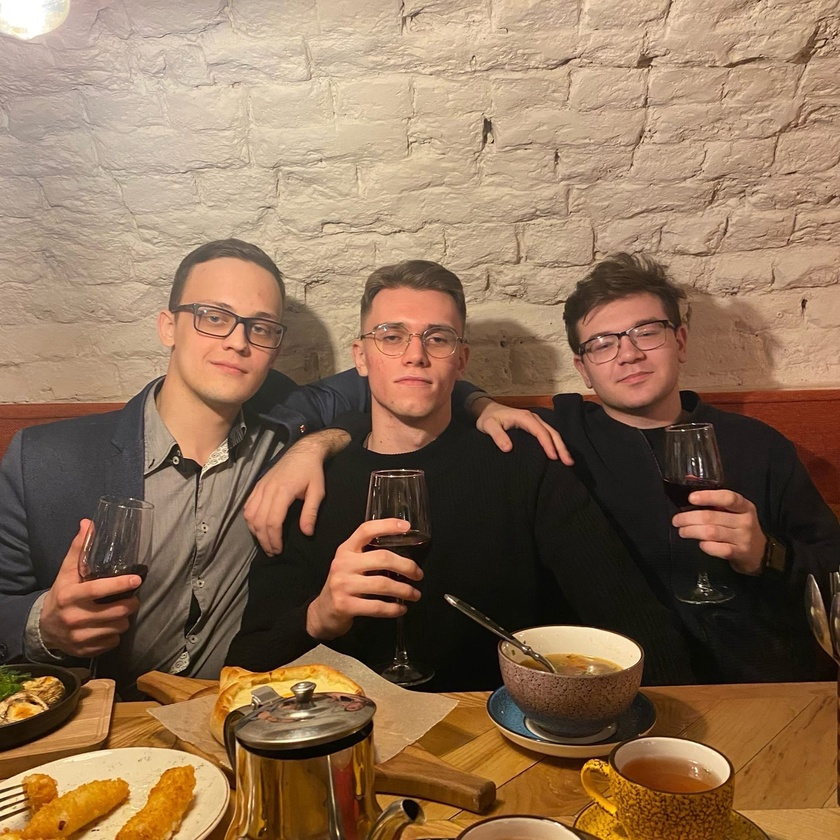
#> input picture src/photos/boys.jpg, 840 x 840 px, shrunk from 1280 x 1280 before the run
$ python FacedetectionStillImage.py
#> lines starting #> are read from the running program, lines starting #| are printed output that depends on the picture; after the words box and inside, x2 and y2 are one past the last pixel; in counts of white or black regions, pixels touching at a corner belong together
import cv2


face_cascade = cv2.CascadeClassifier('data/haarcascades/haarcascade_frontalface_default.xml')
img = cv2.imread('photos/boys.jpg')
#> img is the input picture: shape (840, 840, 3); mean B, G, R 86.4, 112, 140.7
gray = cv2.cvtColor(img, cv2.COLOR_BGR2GRAY)
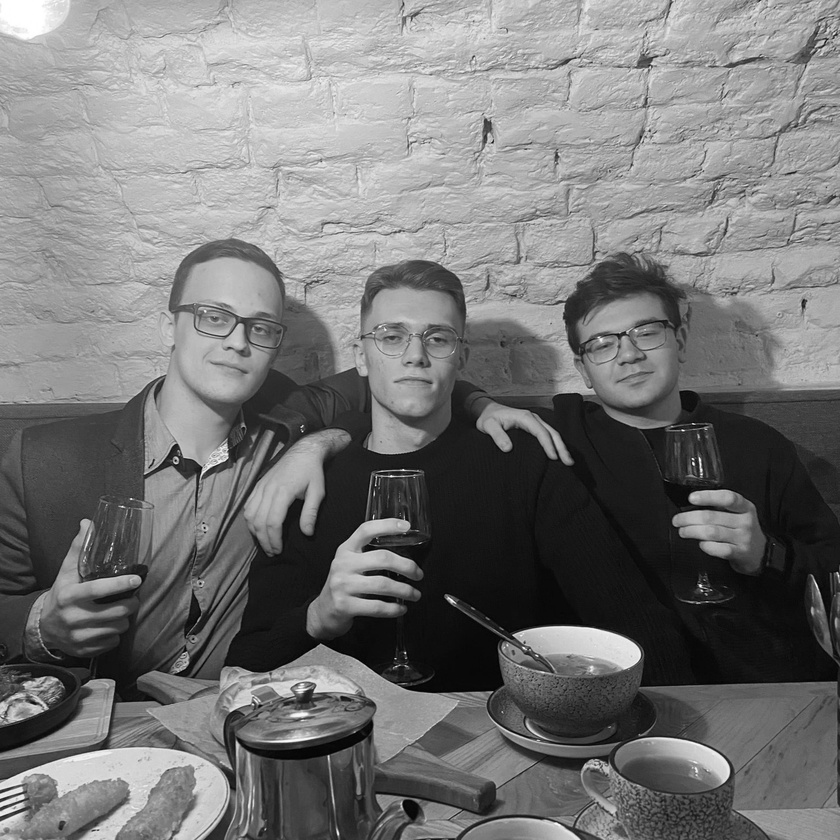
#> gray: shape (840, 840); min 0, max 255, mean 117.7
faces = face_cascade.detectMultiScale(gray, 1.08, 20)
#> faces = [[358, 294, 114, 114], [574, 294, 113, 113], [168, 273, 126, 126]]
for (x, y, w, h) in faces:
    img = cv2.rectangle(img, (x,y), (x+w, y+h), (0, 255, 0), 2)
#> this loop made 3 passes
#> pass 1, `img = cv2.rectangle(img, (x,y), (x+w, y+h), (0, 255, 0), 2)`:
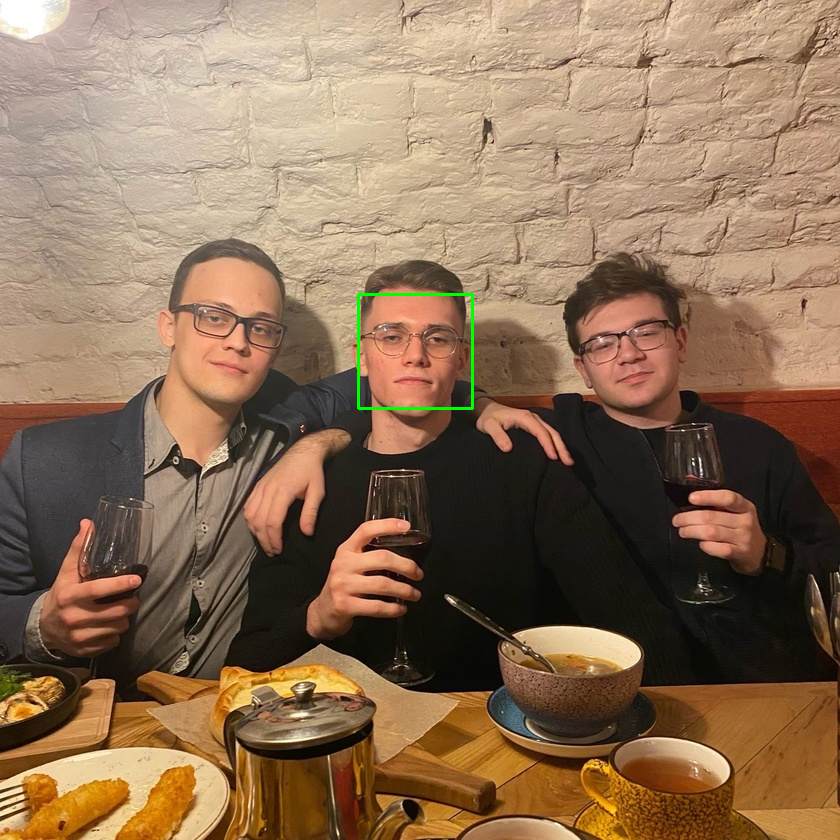
#> img: shape (840, 840, 3); 0.19% of pixels changed, all inside (x1, y1, x2, y2) = (357, 293, 474, 410)
#> pass 2, `img = cv2.rectangle(img, (x,y), (x+w, y+h), (0, 255, 0), 2)`:
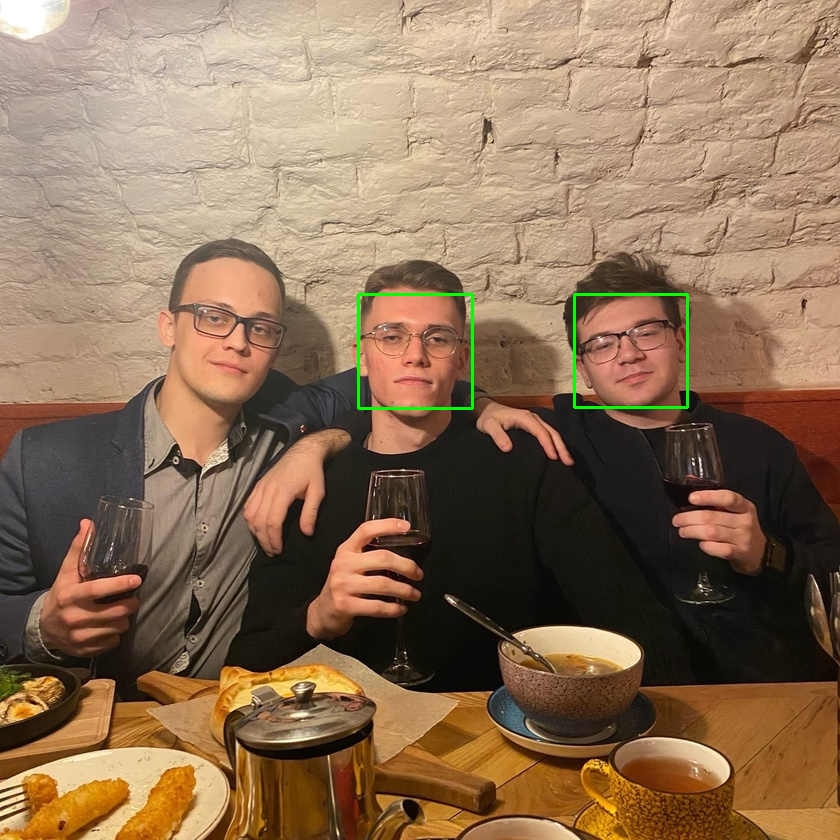
#> img: shape (840, 840, 3); 0.19% of pixels changed, all inside (x1, y1, x2, y2) = (573, 293, 689, 409)
#> pass 3, `img = cv2.rectangle(img, (x,y), (x+w, y+h), (0, 255, 0), 2)`:
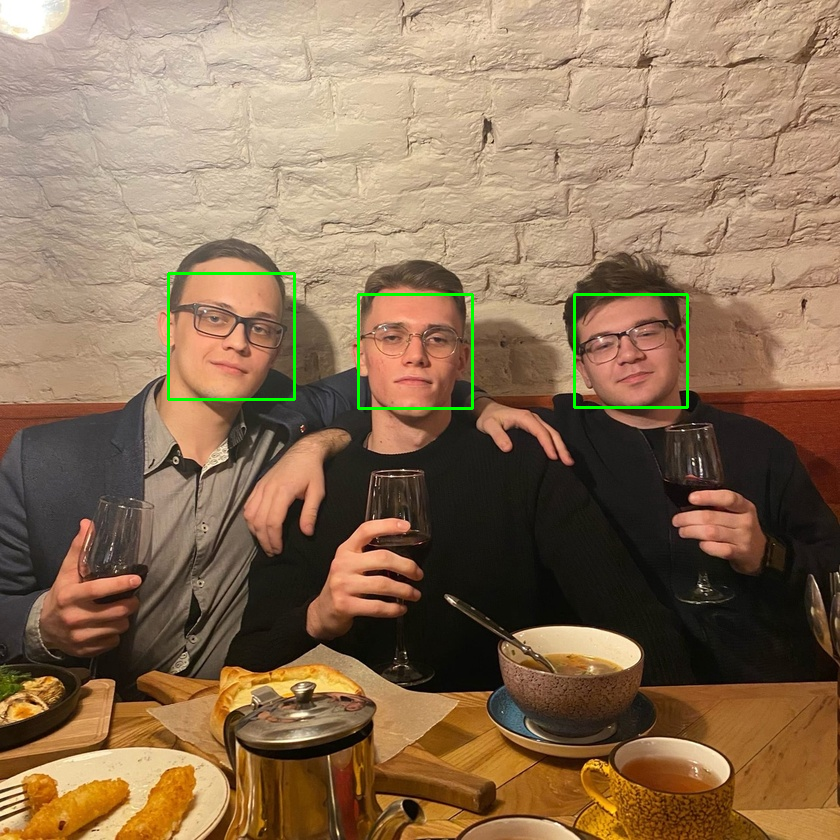
#> img: shape (840, 840, 3); 0.21% of pixels changed, all inside (x1, y1, x2, y2) = (167, 272, 296, 401)
cv2.namedWindow('Woodctutters Detected!')
cv2.imshow('Woodcutters Detected!', img)
cv2.waitKey(0)
